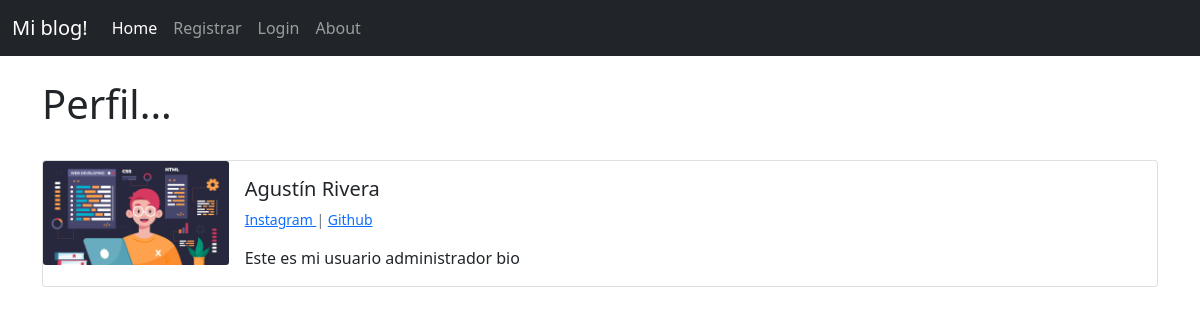
Page /appblog2/1/perfil/ on the earlier database version.
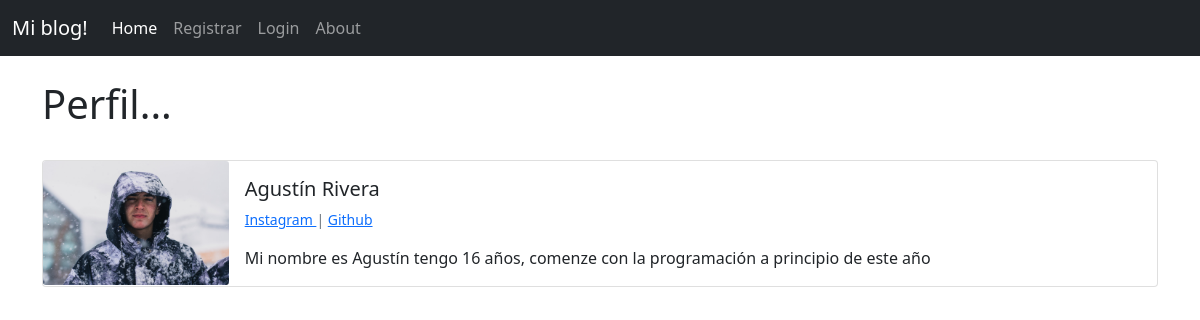
Same page on the later database version.
### appblog/models.py (models this page shows, shortened)
class Perfil(models.Model):
    user = models.OneToOneField(User, null=True, on_delete=models.CASCADE)
    bio = models.TextField()
    perfil_imagen = models.ImageField(null=True, blank=True, upload_to="imagenes/perfil/")
    Instagram_url = models.CharField(max_length=255, null=True, blank=True)
    github_url =  models.CharField(max_length=255, null=True, blank=True)
    fb_url = models.CharField(max_length=255, null=True, blank=True)
    web_url =  models.CharField(max_length=255, null=True, blank=True)
    Twitter_url = models.CharField(max_length=255, null=True, blank=True)

### appblog2/views.py (the view)
# urls.py: path('<pk>/perfil/', ShowProfilePageView.as_view(), name='show_profile'),
class ShowProfilePageView(DetailView):
    model = Perfil
    template_name = 'registration/user_profile.html'
    def get_context_data(self, *args, **kwargs):
        context = super(ShowProfilePageView, self).get_context_data(*args, **kwargs)
        page_user = get_object_or_404(Perfil, id=self.kwargs["pk"])
        context["page_user"] = page_user
        return context

### appblog2/templates/registration/user_profile.html (shortened to what this page needs)
{% extends 'appblog/base.html' %}
{% block contenido %}
<h1> Perfil... </h1>
<br/>
<div class="card mb-3" >
    <div class="row g-0">
        <div class="col-md-2">
{% if page_user.perfil_imagen %}
    <img src="{{ page_user.perfil_imagen.url }}" class="card-img" >
{% else %}
    <img src="https://180dc.org/wp-content/uploads/2016/08/default-profile.png" class="card-img" >
{% endif %}
        </div>
        <div class="col-md-10">
        <div class="card-body">
            <h5 class="card-title">
                {{ page_user.user.first_name}}
                {{page_user.user.last_name}}
            </h5>
        <p class= "small text-muted">
            {% if page_user.Instagram_url %}
                <a href="{{ page_user.Instagram_url }}">Instagram </a> |
            {% endif %}
            {% if page_user.github_url %}
                <a href="{{ page_user.github_url }}">Github </a>
            {% endif %}
            </p>
            <p class="card-text">{{ page_user.bio }}</p>
        </div>
        </div>
    </div>
    </div>
{% endblock %}

Differences in the rows shown:
changed Perfil "Agustín": perfil_imagen: a different picture; bio "Este es mi usuario administrador bio" → "Mi nombre es Agustín tengo 16 años, comenze con la programación a principio de este año"
